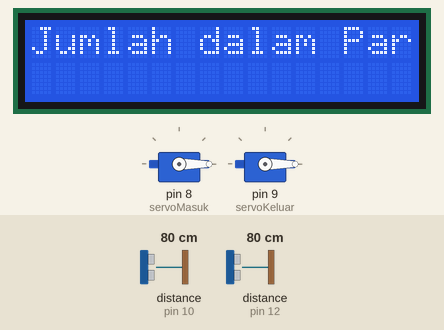
Bench run of a sketch on a simulated Arduino Uno, built with avr-gcc and run on an emulated ATmega328P. Parts: 2 × servo, 16×2 character LCD. Wiring (inferred from the names in the program): 2 × ultrasonic range finder: trigger pin 11, echo pin 10 / trigger pin 13, echo pin 12. Inputs (shaded band) come from the test bench; at power-on: distance to the obstacle (sensors on pin 12, pin 10) 80 cm. The echo pulse lasts 58.3 µs per cm.

Above: at 1.2 s.
1.3 s: distance to the obstacle (sensor on pin 12) set to 12 cm
2.8 s: distance to the obstacle (sensor on pin 12) set to 9 cm
At 5.7 s:
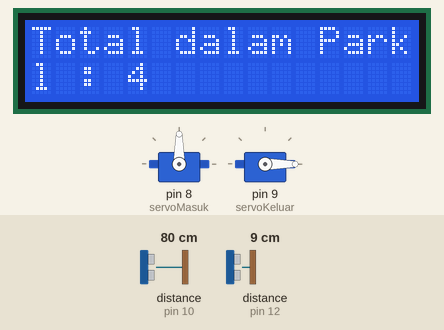
5.8 s: distance to the obstacle (sensor on pin 10) set to 12 cm
8.8 s: distance to the obstacle (sensor on pin 10) set to 9 cm
At 11.3 s:
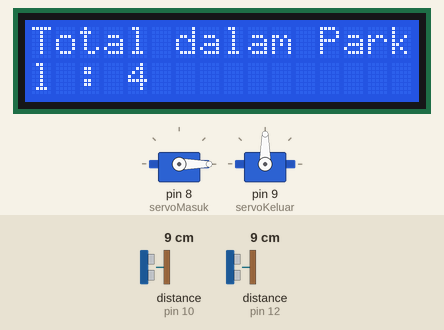
11.7 s: distance to the obstacle (sensor on pin 12) set to 18 cm
At 12.7 s:
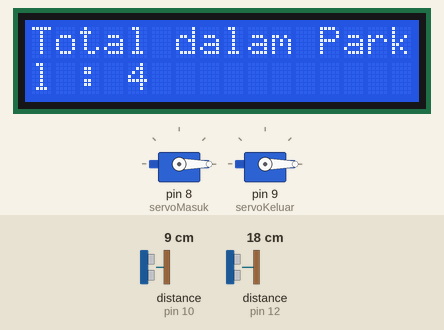
Timing chart, 0 to 18.3 s (numbered marks = the images above; inputs shaded):
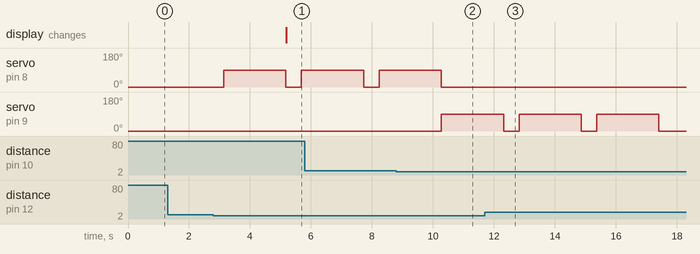

Measured:
- the behaviour switches between 11 and 10 cm on distance to the obstacle (sensor on pin 12) (found by bisection; images 0 and 1)
- the behaviour switches between 11 and 10 cm on distance to the obstacle (sensor on pin 10) (found by bisection; images 1 and 2)
- after the input at 1.3 s, every drawn part: stays the same
- after the input at 2.8 s, servo on pin 8 (servoMasuk): 0° → 90° after 0.34 s, → 0° 2.0 s later, → 90° 0.51 s later; the display: changes after 2.4 s (image 1)
- after the input at 8.8 s, servo on pin 8 (servoMasuk): goes on until 10.3 s, then stays 0°; servo on pin 9 (servoKeluar): 0° → 90° after 1.5 s
- after the input at 11.7 s, servo on pin 8 (servoMasuk): stays 0° (without the input it goes to 90° after 1.1 s)

The sketch:

Parkiran.ino
```cpp
#include <Servo.h>
#include <Wire.h>
#include <LiquidCrystal_I2C.h>

Servo servoMasuk;
Servo servoKeluar;

// Deklarasi Pin
const int TrigMasuk = 13;
const int EchoMasuk = 12;
const int TrigKeluar = 11;
const int EchoKeluar = 10;

const int MAX_PARKING = 4;

float dMasuk, jMasuk, dKeluar, jKeluar;
int count = 0;

LiquidCrystal_I2C lcd(0x27, 16, 2);

void setup() {
  Serial.begin(9600);
  servoMasuk.attach(8);
  servoKeluar.attach(9);
  pinMode(TrigMasuk, OUTPUT);
  pinMode(EchoMasuk, INPUT);
  pinMode(TrigKeluar, OUTPUT);
  pinMode(EchoKeluar, INPUT);
  servoMasuk.write(0);
  servoKeluar.write(0);
  lcd.begin();
  lcd.print("Jumlah dalam Parkiran: 0/4");
}

void loop() {
  // Mengukur jarak masuk
  digitalWrite(TrigMasuk, LOW);
  delayMicroseconds(2);
  digitalWrite(TrigMasuk, HIGH);
  delayMicroseconds(10);
  digitalWrite(TrigMasuk, LOW);

  jMasuk = pulseIn(EchoMasuk, HIGH);
  dMasuk = jMasuk * 0.034 / 2;

  // Logika untuk Membuka pintu masuk
  if (dMasuk < 10 && count < MAX_PARKING) {
    servoMasuk.write(90);
    delay(2000);
    servoMasuk.write(0);
    count++;
    updateLcd();
  }

  // Mengukur jarak keluar
  digitalWrite(TrigKeluar, LOW);
  delayMicroseconds(2);
  digitalWrite(TrigKeluar, HIGH);
  delayMicroseconds(10);
  digitalWrite(TrigKeluar, LOW);

  jKeluar = pulseIn(EchoKeluar, HIGH);
  dKeluar = jKeluar * 0.034 / 2; // Menghitung jarak dalam cm

  // Logika untuk membuka pintu keluar
  if (dKeluar < 10 && count > 0) {
    servoKeluar.write(90); // Buka pintu keluar
    delay(2000);
    servoKeluar.write(0); // Tutup pintu keluar
    count--;
    updateLcd();
  }

  delay(500);
}

void updateLcd() {
  lcd.clear();
  lcd.print("Total dalam Parkiran: ");
  lcd.print(count);
  lcd.print("Dari Slot Maksimal : 4");
}
```
